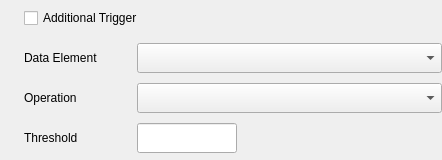
<?xml version="1.0" encoding="UTF-8"?>
<ui version="4.0">
 <class>C_SdNdeDalLogJobAdditionalTriggerPropertiesWidget</class>
 <widget class="QWidget" name="C_SdNdeDalLogJobAdditionalTriggerPropertiesWidget">
  <property name="geometry">
   <rect>
    <x>0</x>
    <y>0</y>
    <width>442</width>
    <height>160</height>
   </rect>
  </property>
  <property name="windowTitle">
   <string>C_SdNdeDalLogJobAdditionalTriggerPropertiesWidget</string>
  </property>
  <layout class="QVBoxLayout" name="verticalLayout">
   <property name="spacing">
    <number>7</number>
   </property>
   <property name="leftMargin">
    <number>24</number>
   </property>
   <property name="topMargin">
    <number>0</number>
   </property>
   <property name="rightMargin">
    <number>0</number>
   </property>
   <property name="bottomMargin">
    <number>0</number>
   </property>
   <item>
    <widget class="stw::opensyde_gui_elements::C_OgeChxPropertiesSmall" name="pc_ChkBoxAdditionalTrigger">
     <property name="sizePolicy">
      <sizepolicy hsizetype="Preferred" vsizetype="Preferred">
       <horstretch>0</horstretch>
       <verstretch>0</verstretch>
      </sizepolicy>
     </property>
     <property name="minimumSize">
      <size>
       <width>135</width>
       <height>30</height>
      </size>
     </property>
     <property name="maximumSize">
      <size>
       <width>135</width>
       <height>30</height>
      </size>
     </property>
     <property name="text">
      <string>Additional Trigger</string>
     </property>
    </widget>
   </item>
   <item>
    <layout class="QHBoxLayout" name="horizontalLayout_2">
     <property name="spacing">
      <number>20</number>
     </property>
     <property name="bottomMargin">
      <number>0</number>
     </property>
     <item>
      <widget class="stw::opensyde_gui_elements::C_OgeLabGroupItem" name="pc_LabelDataElement">
       <property name="minimumSize">
        <size>
         <width>93</width>
         <height>0</height>
        </size>
       </property>
       <property name="maximumSize">
        <size>
         <width>93</width>
         <height>16777215</height>
        </size>
       </property>
       <property name="text">
        <string>Data Element</string>
       </property>
      </widget>
     </item>
     <item>
      <widget class="stw::opensyde_gui_elements::C_OgeCbxText" name="pc_ComboBoxDataElement">
       <property name="sizePolicy">
        <sizepolicy hsizetype="Expanding" vsizetype="Fixed">
         <horstretch>0</horstretch>
         <verstretch>0</verstretch>
        </sizepolicy>
       </property>
       <property name="minimumSize">
        <size>
         <width>100</width>
         <height>30</height>
        </size>
       </property>
       <property name="maximumSize">
        <size>
         <width>16777215</width>
         <height>30</height>
        </size>
       </property>
      </widget>
     </item>
    </layout>
   </item>
   <item>
    <layout class="QHBoxLayout" name="horizontalLayout_3">
     <property name="spacing">
      <number>20</number>
     </property>
     <property name="bottomMargin">
      <number>0</number>
     </property>
     <item>
      <widget class="stw::opensyde_gui_elements::C_OgeLabGroupItem" name="pc_LabelOperation">
       <property name="minimumSize">
        <size>
         <width>93</width>
         <height>0</height>
        </size>
       </property>
       <property name="maximumSize">
        <size>
         <width>93</width>
         <height>16777215</height>
        </size>
       </property>
       <property name="text">
        <string>Operation</string>
       </property>
      </widget>
     </item>
     <item>
      <widget class="stw::opensyde_gui_elements::C_OgeCbxText" name="pc_ComboBoxOperation">
       <property name="sizePolicy">
        <sizepolicy hsizetype="Expanding" vsizetype="Fixed">
         <horstretch>0</horstretch>
         <verstretch>0</verstretch>
        </sizepolicy>
       </property>
       <property name="minimumSize">
        <size>
         <width>100</width>
         <height>30</height>
        </size>
       </property>
       <property name="maximumSize">
        <size>
         <width>16777215</width>
         <height>30</height>
        </size>
       </property>
      </widget>
     </item>
    </layout>
   </item>
   <item>
    <layout class="QHBoxLayout" name="horizontalLayout_4" stretch="0,1,1,1">
     <property name="spacing">
      <number>20</number>
     </property>
     <property name="bottomMargin">
      <number>0</number>
     </property>
     <item>
      <widget class="stw::opensyde_gui_elements::C_OgeLabGroupItem" name="pc_LabelThreshold">
       <property name="minimumSize">
        <size>
         <width>93</width>
         <height>0</height>
        </size>
       </property>
       <property name="maximumSize">
        <size>
         <width>93</width>
         <height>16777215</height>
        </size>
       </property>
       <property name="text">
        <string>Threshold</string>
       </property>
      </widget>
     </item>
     <item>
      <widget class="stw::opensyde_gui_elements::C_OgeLeProperties" name="pc_LineEditStringEdit">
       <property name="minimumSize">
        <size>
         <width>100</width>
         <height>30</height>
        </size>
       </property>
       <property name="maximumSize">
        <size>
         <width>16777215</width>
         <height>30</height>
        </size>
       </property>
      </widget>
     </item>
     <item>
      <widget class="stw::opensyde_gui_elements::C_OgeWiSpinBoxGroupProperties" name="pc_WidgetThreshold" native="true">
       <property name="minimumSize">
        <size>
         <width>100</width>
         <height>30</height>
        </size>
       </property>
       <property name="maximumSize">
        <size>
         <width>16777215</width>
         <height>30</height>
        </size>
       </property>
      </widget>
     </item>
     <item>
      <spacer name="horizontalSpacer">
       <property name="orientation">
        <enum>Qt::Horizontal</enum>
       </property>
       <property name="sizeHint" stdset="0">
        <size>
         <width>40</width>
         <height>20</height>
        </size>
       </property>
      </spacer>
     </item>
    </layout>
   </item>
  </layout>
 </widget>
 <customwidgets>
  <customwidget>
   <class>stw::opensyde_gui_elements::C_OgeLabGroupItem</class>
   <extends>QLabel</extends>
   <header>C_OgeLabGroupItem.hpp</header>
  </customwidget>
  <customwidget>
   <class>stw::opensyde_gui_elements::C_OgeCbxText</class>
   <extends>QComboBox</extends>
   <header>C_OgeCbxText.hpp</header>
  </customwidget>
  <customwidget>
   <class>stw::opensyde_gui_elements::C_OgeLeProperties</class>
   <extends>QLineEdit</extends>
   <header>C_OgeLeProperties.hpp</header>
  </customwidget>
  <customwidget>
   <class>stw::opensyde_gui_elements::C_OgeChxPropertiesSmall</class>
   <extends>QCheckBox</extends>
   <header>C_OgeChxPropertiesSmall.hpp</header>
  </customwidget>
  <customwidget>
   <class>stw::opensyde_gui_elements::C_OgeWiSpinBoxGroupProperties</class>
   <extends>QWidget</extends>
   <header>C_OgeWiSpinBoxGroupProperties.hpp</header>
   <container>1</container>
  </customwidget>
 </customwidgets>
 <resources/>
 <connections/>
</ui>
